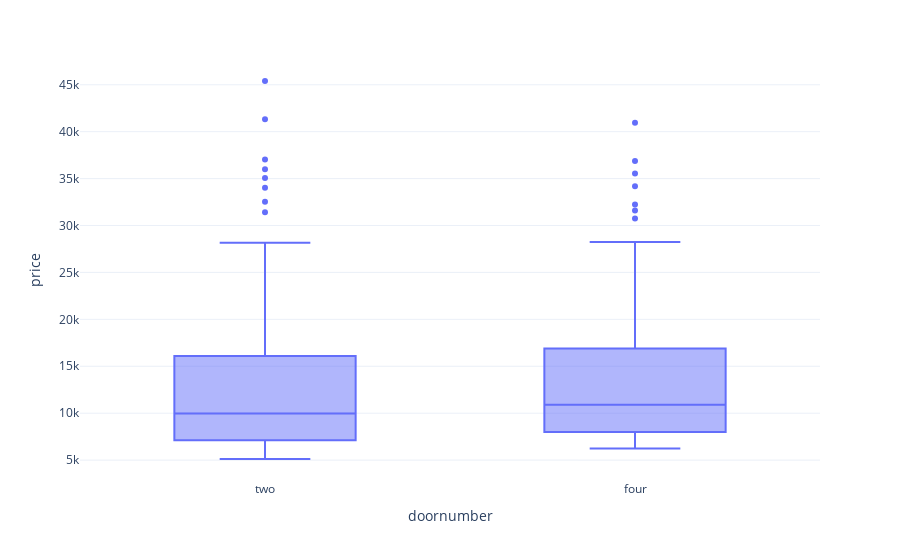

Notebook code cell kept with this figure:
### Markdown cell above
#### Number of doors

### Code cell
fig = px.box(data, x='doornumber',y='price')
fig.update_layout(template='plotly_white')
fig.show()

### Figure 1 — Plotly figure (JSON) as saved in the notebook; plotly's stock layout.template omitted (floating-point values rounded to 4 significant figures; data arrays with more than 128 entries replaced by an {"elided": "..."} marker saying what was removed)
{"data": [{"alignmentgroup": "True", "hoverlabel": {"namelength": 0}, "hovertemplate": "doornumber=%{x}<br>price=%{y}", "legendgroup": "", "marker": {"color": "#636efa"}, "name": "", "notched": false, "offsetgroup": "", "orientation": "v", "showlegend": false, "type": "box", "x": {"elided": "204 str values"}, "x0": " ", "xaxis": "x", "y": {"elided": "204 float values"}, "y0": " ", "yaxis": "y"}], "layout": {"boxmode": "group", "legend": {"tracegroupgap": 0}, "margin": {"t": 60}, "xaxis": {"anchor": "y", "domain": [0, 1], "title": {"text": "doornumber"}}, "yaxis": {"anchor": "x", "domain": [0, 1], "title": {"text": "price"}}}}
